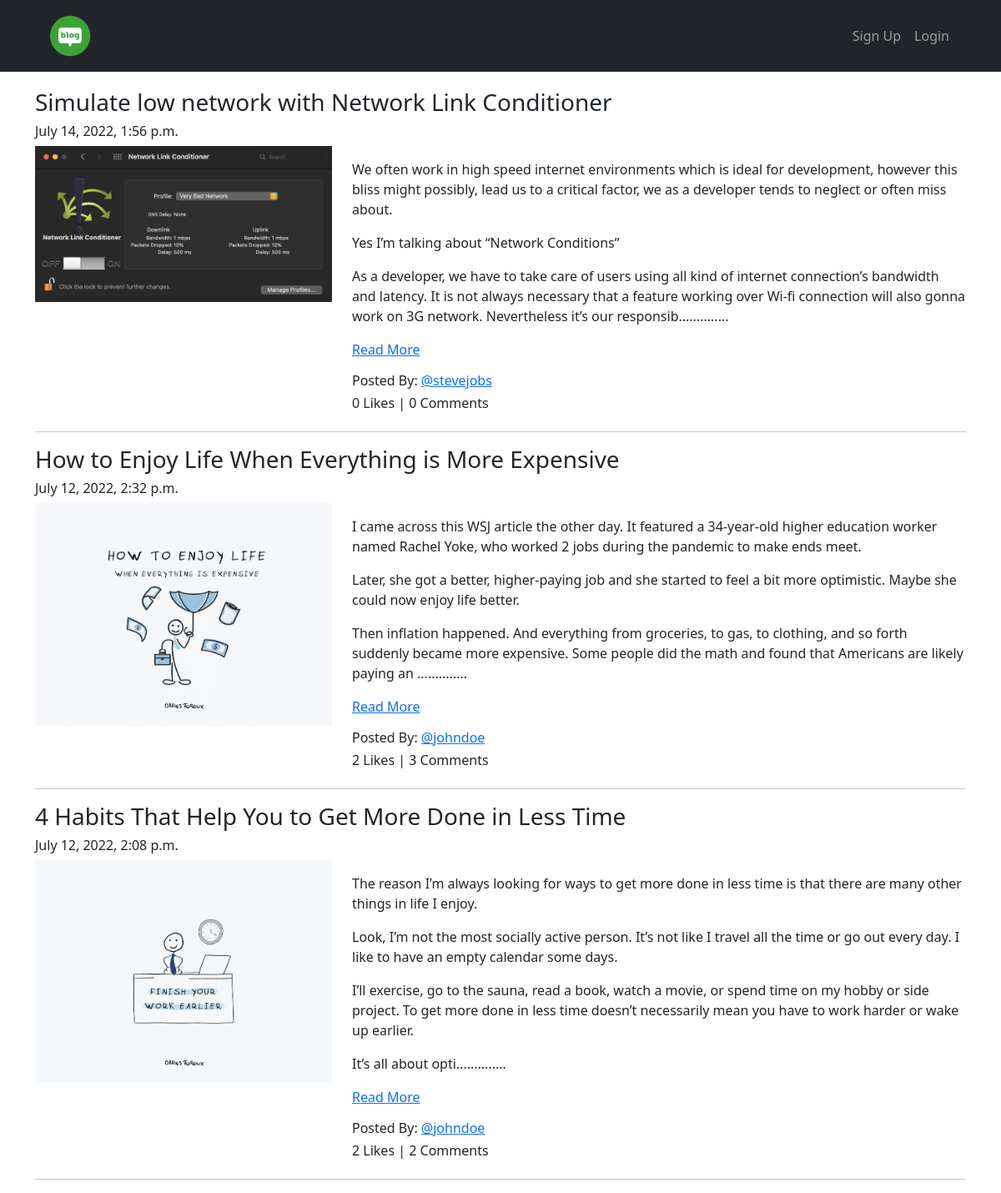
Screenshot of /blog/ with the database file from the repository.
### App_Blog/models.py (models this page shows, shortened)
class Blog(models.Model):
    author = models.ForeignKey(User, related_name='post_author', on_delete=models.CASCADE)
    blog_title = models.CharField(max_length=264, verbose_name='Put a Title')
    slug = models.SlugField(max_length=264, unique=True)
    blog_content = models.TextField(verbose_name='What is on yout mind?')
    blog_image = models.ImageField(upload_to='blog_images', verbose_name='Image')
    publish_date = models.DateTimeField(auto_now_add=True)
    update_date = models.DateTimeField(auto_now=True)
    class Meta:
        ordering = ('-publish_date',)

### App_Blog/views.py (the view)
# urls.py: path('', views.BlogList.as_view(), name='blog_list'),
class BlogList(ListView):
    context_object_name = 'blogs'
    model = Blog
    template_name = 'App_Blog/blog_list.html'

### App_Blog/templatetags/custom_filters.py (called while the page is built)
def range_filter(value):
    return value[0:500] + '..............'

### templates/App_Blog/blog_list.html (shortened to what this page needs)
{% extends 'base.html' %}
{% load custom_filters %}
{% block body_block %}
{% for blog in blogs %}
<h3>{{ blog.blog_title }}</h3>
<h6>{{ blog.publish_date }}</h6>
<div class="row">
    <div class="col-sm-4">
        <img src="/media/{{ blog.blog_image }}" alt="{{ blog.blog_title }}" title="{{ blog.blog_title }}" width="100%">
    </div>
    <div class="col-sm-8">
        <p>{{ blog.blog_content|range_filter|linebreaks }} <a href="{% url 'App_Blog:blog_details' slug=blog.slug %}">Read More</a></p>
        <h6>Posted By: <a href="#">@{{ blog.author }}</a></h6>
        <h6>{{ blog.liked_blog.count }} Likes | {{ blog.blog_comment.count }} Comments</h6>
    </div>
</div>
<hr>
{% endfor %}
{% endblock %}

### templates/base.html (shortened to what this page needs)
<!DOCTYPE html>
<html lang="en">
<head>
    <link href="https://cdn.jsdelivr.net/npm/bootstrap@5.2.0-beta1/dist/css/bootstrap.min.css" rel="stylesheet">
    <link rel="stylesheet" href="https://cdnjs.cloudflare.com/ajax/libs/font-awesome/6.1.1/css/all.min.css" />
</head>
<body>
      <div class="header" style="background:#212529">
        <div class="container">
          <nav class="navbar navbar-expand-sm bg-dark navbar-dark">
            <div class="container-fluid">
              <a class="navbar-brand" href="{% url 'index' %}"><img src="/media/logo.png" width="60px"></a>
              <div class="collapse navbar-collapse" id="navbarNav">
                <ul class="navbar-nav ms-auto">
                  {% if not user.is_authenticated %}
                  <li class="nav-item">
                    <a class="nav-link" aria-current="page" href="{% url 'App_Login:signup' %}">Sign Up</a>
                  </li>
                  <li class="nav-item">
                    <a class="nav-link" aria-current="page" href="{% url 'App_Login:login' %}">Login</a>
                  </li>
                  {% endif %}
                </ul>
              </div>
            </div>
          </nav>
        </div>
      </div>
      <div class="container" style="padding-top:20px">
        {% block body_block %}
        {% endblock %}
      </div>
</body>
</html>

### rows the page displays
Blog: blog_title "Simulate low network with Network Link Conditioner", publish_date "July 14, 2022, 1:56 p.m.", blog_image (picture), blog_content|range_filter "We often work in high speed internet environments which is ideal for development, however this bliss might possibly, lead us to a critical factor, we as a developer tends to neglect or often miss about. Yes I’m talking about “Network Conditions” As a developer, we have to take care of users using all kind of internet connection’s bandwidth and latency. It is not always necessary that a feature working over Wi-fi connection will also gonna work on 3G network. Nevertheless it’s our responsib..............", author "stevejobs", liked_blog.count "0", blog_comment.count "0"
Blog: blog_title "How to Enjoy Life When Everything is More Expensive", publish_date "July 12, 2022, 2:32 p.m.", blog_image (picture), blog_content|range_filter "I came across this WSJ article the other day. It featured a 34-year-old higher education worker named Rachel Yoke, who worked 2 jobs during the pandemic to make ends meet. Later, she got a better, higher-paying job and she started to feel a bit more optimistic. Maybe she could now enjoy life better. Then inflation happened. And everything from groceries, to gas, to clothing, and so forth suddenly became more expensive. Some people did the math and found that Americans are likely paying an ..............", author "johndoe", liked_blog.count "2", blog_comment.count "3"
Blog: blog_title "4 Habits That Help You to Get More Done in Less Time", publish_date "July 12, 2022, 2:08 p.m.", blog_image (picture), blog_content|range_filter "The reason I’m always looking for ways to get more done in less time is that there are many other things in life I enjoy. Look, I’m not the most socially active person. It’s not like I travel all the time or go out every day. I like to have an empty calendar some days. I’ll exercise, go to the sauna, read a book, watch a movie, or spend time on my hobby or side project. To get more done in less time doesn’t necessarily mean you have to work harder or wake up earlier. It’s all about opti..............", author "johndoe", liked_blog.count "2", blog_comment.count "2"
